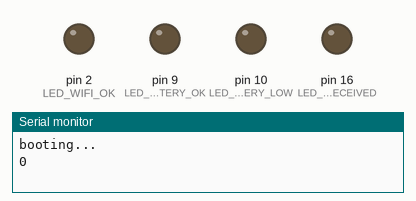
This sketch was run on a simulated Arduino Uno, built with avr-gcc and run on an emulated ATmega328P. Parts: output pins drawn as LEDs (lit = HIGH), the last lines printed to the serial monitor.

Above: at 0.05 s.
At 0.15 s:
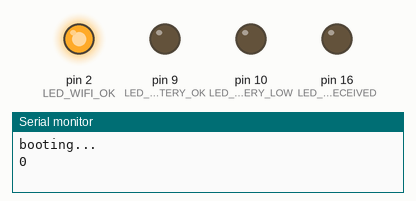
At 0.75 s:
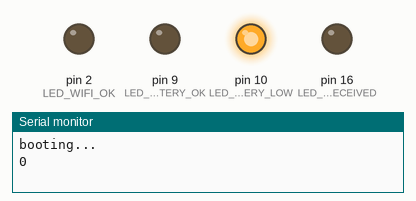
At 1.35 s:
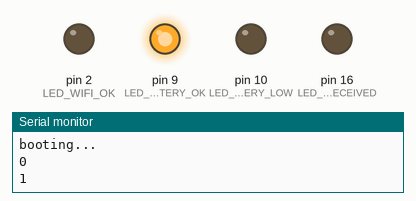
At 2.75 s:
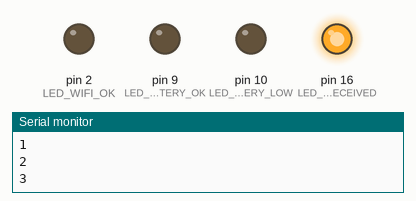
Timing chart, 0 to 3.0 s (numbered marks = the images above):
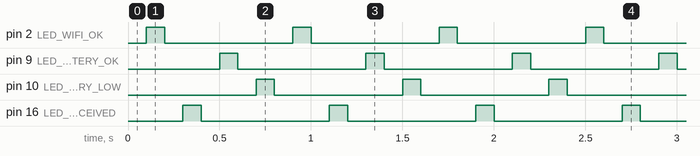

The sketch:

outputs_blink_test.ino
```cpp
int i = 0;

#define LED_WIFI_OK           2   // D4
#define LED_MESSAGE_RECEIVED  16  // D0

#define LED_BATTERY_OK        9   // Der ist der schwierige
#define LED_BATTERY_LOW       10

void setup() {
  Serial.begin(115200);

  Serial.println("booting...");
  pinMode(LED_WIFI_OK, OUTPUT);
  pinMode(LED_MESSAGE_RECEIVED, OUTPUT);

  pinMode(LED_BATTERY_OK, OUTPUT);
  pinMode(LED_BATTERY_LOW, OUTPUT);

}


void loop() {
  Serial.println(i);
  i++;
  delay(100);
  digitalWrite(LED_WIFI_OK, HIGH);
  delay(100);
  digitalWrite(LED_WIFI_OK, LOW);

  delay(100);
  digitalWrite(LED_MESSAGE_RECEIVED, HIGH);
  delay(100);
  digitalWrite(LED_MESSAGE_RECEIVED, LOW);

  delay(100);
  digitalWrite(LED_BATTERY_OK, HIGH);
  delay(100);
  digitalWrite(LED_BATTERY_OK , LOW);

  delay(100);
  digitalWrite(LED_BATTERY_LOW, HIGH);
  delay(100);
  digitalWrite(LED_BATTERY_LOW, LOW);
}
```

Measured:
- by itself, pin 2 (LED_WIFI_OK), pin 9 (LED_BATTERY_OK), pin 10 (LED_BATTERY_LOW), pin 16 (LED_MESSAGE_RECEIVED): alternates HIGH for 0.10 s and LOW for 0.70 s
